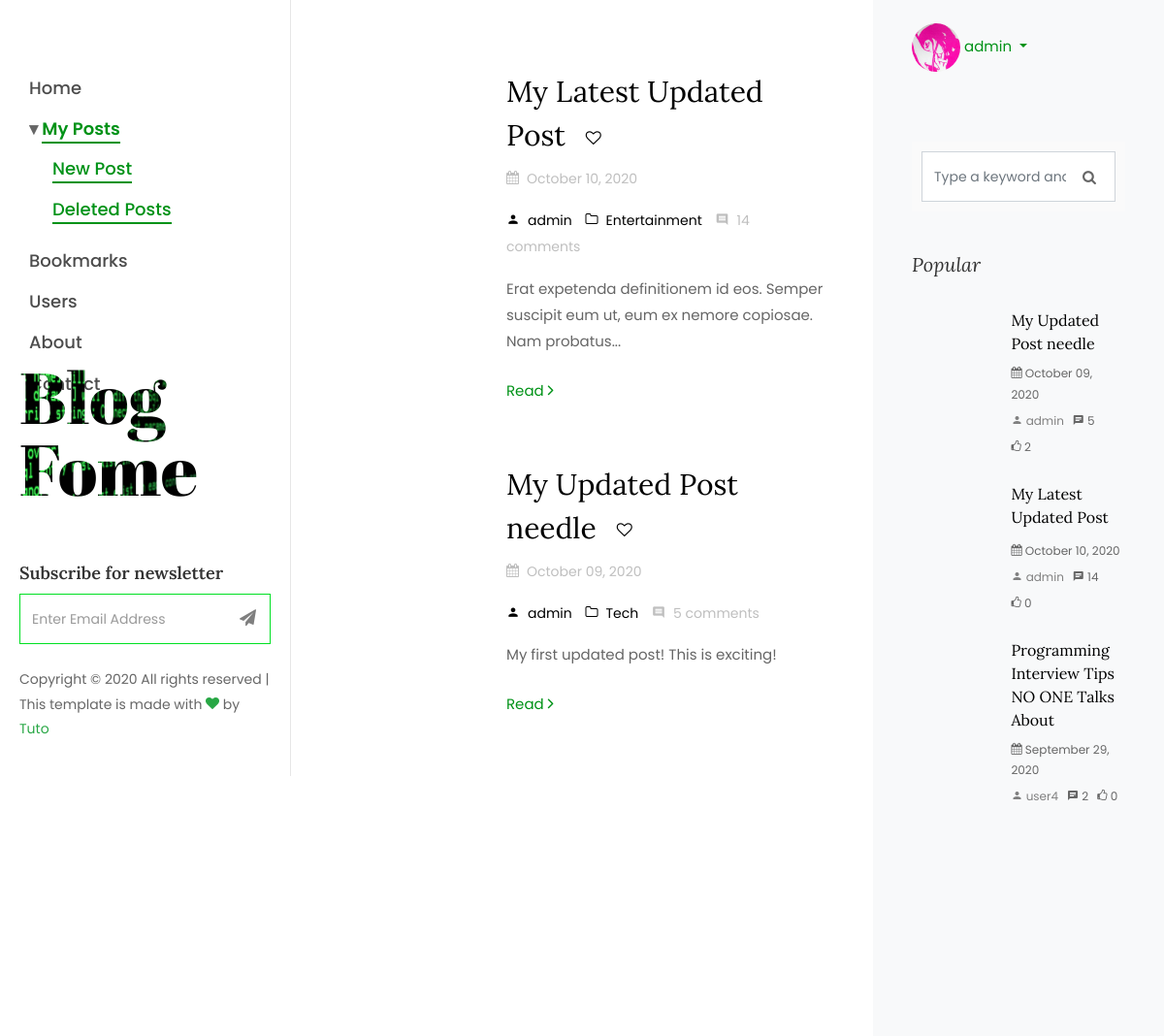
Before: /posts/ (signed in, upper part) with the older database file.
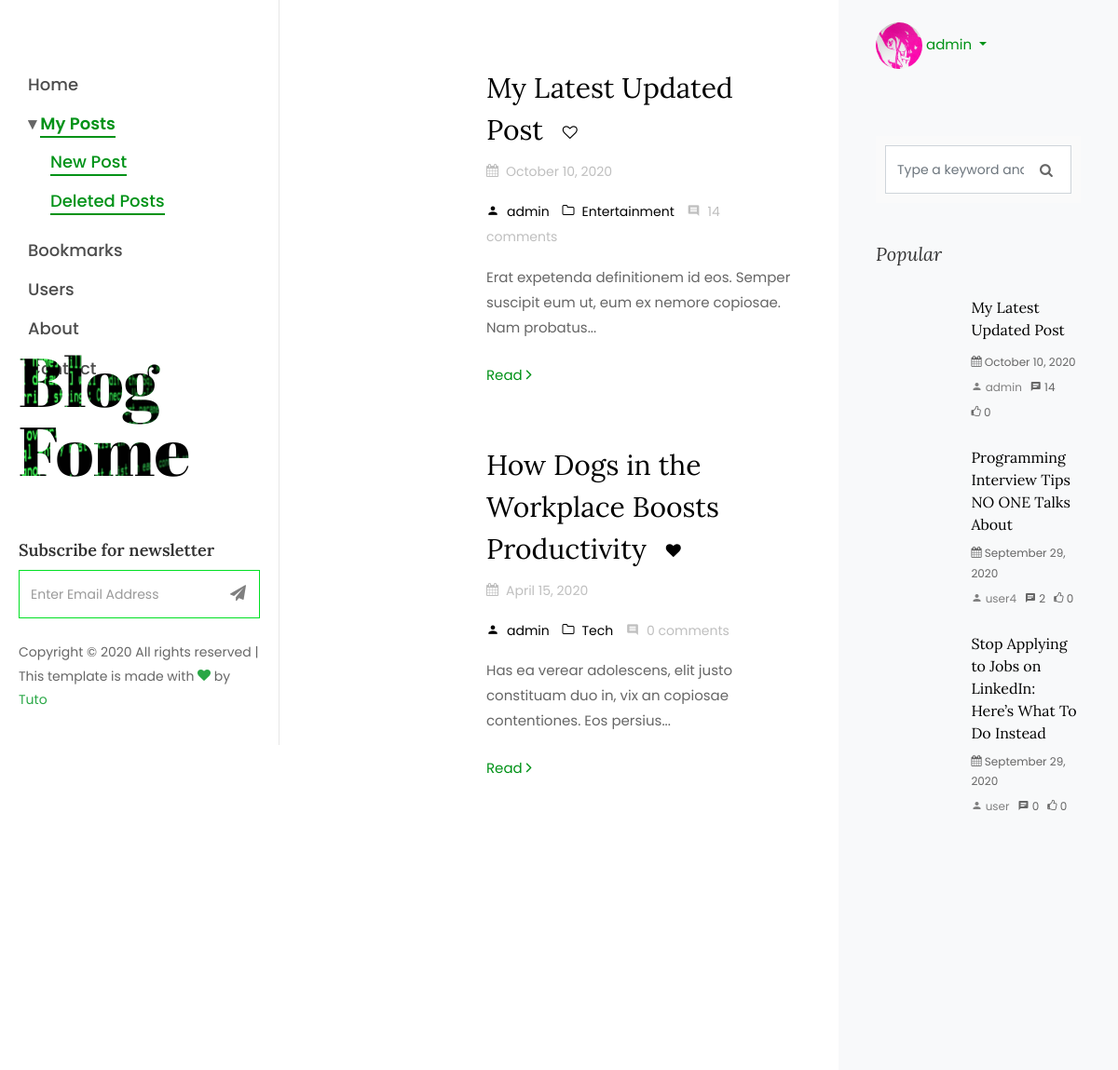
After: the same page with the newer database file.
### blog/models.py (models this page shows, shortened)
class Post(models.Model):
    author = models.ForeignKey(User, on_delete=models.CASCADE, related_name='posts')
    category = models.ForeignKey(Category, on_delete=models.SET_NULL, null=True, blank=True, related_name='posts')
    title = models.CharField(max_length=255)
    image = models.ImageField(upload_to='blog/', default='default_post.jpg')
    content = models.TextField()
    created_at = models.DateTimeField(auto_now_add=True)
    is_active = models.BooleanField(default=True)
    tags = TaggableManager(blank=True)
    objects = models.Manager()
    active = ActivePostManager()
    def get_comments(self):
        return self.comments.count()
    def get_likes(self):
        return self.votes.filter(like=True).count()
    def bookmark(self, user):
        return self.bookmarks.filter(user=user).exists()

class Category(models.Model):
    name = models.CharField(max_length=255)
    created_at = models.DateTimeField(auto_now_add=True)
    class Meta:
        verbose_name_plural = 'categories'
        ordering = ('name', )

### users/models.py (models this page shows, shortened)
class Profile(models.Model):
    user = models.OneToOneField(User, on_delete=models.CASCADE)
    bio = models.TextField()
    image = models.ImageField(default='default.jpg', upload_to='profile_pics')
    """ def save(self, *args, **kwargs):
        super().save(*args, **kwargs)

        img = Image.open(self.image.path)
        if img.height > 300 or img.width > 300:
            output_size = (300, 300)
            img.thumbnail(output_size)
            img.save(self.image.path) """

### blog/views.py (the view)
# urls.py: path('posts/', MyPostListView.as_view(), name='posts'),
@method_decorator(login_required, name='dispatch')
class MyPostListView(BaseListView):
    def get_queryset(self):
        return self.request.user.posts.filter(is_active=True).order_by('-created_at')

### blog/models.py (called while the page is built)
    def get_queryset(self):
        return super().get_queryset().filter(is_active=True)

### blog/templatetags/custom_tags.py (called while the page is built)
@register.filter
def month_name(value):
    return calendar.month_name[value]

@register.filter
def string_trunc(content, length=100, suffix='...'):
    if len(content) > length:
        return ' '.join(content[:length+1].split(' ')[0:-1]) + suffix
    return content

### blog/templatetags/post_tags.py (called while the page is built)
@register.simple_tag
def get_post_bookmark(post, user):
    if user and post:
        return post.bookmark(user)
    return False

### blog/templatetags/sidebar_tags.py (called while the page is built)
@register.simple_tag
def get_latest_posts():
    qs = Post.active.order_by('-created_at')[:3]
    if qs.exists():
        return qs
    return []

@register.simple_tag
def get_popular_posts():
    qs = (Post.active.annotate(
                        likes=(Count('votes', filter=Q(votes__like=True)) - Count('votes', filter=Q(votes__like=False)))
                        ).order_by('-likes', '-created_at'))[:3]
    if qs.exists():
        return qs
    return []

@register.simple_tag
def get_categories_total():
    qs = Category.objects.all().annotate(
                                posts_count=(Count('posts', filter=Q(posts__is_active=True)))
                            ).order_by('name')
    if qs.exists():
        return qs
    return []

@register.simple_tag
def get_popular_tags():
    qs = Tag.objects.all().order_by('name')[:6]
    if qs.exists():
        return qs
    return []

@register.simple_tag
def get_archives():
    qs = (Post.active.annotate(month=ExtractMonth('created_at'), year=ExtractYear('created_at'),)
            .order_by('-year', '-month')
            .values('month', 'year')
            .annotate(total=Count('*'))
            .values('month', 'year', 'total'))[:6]
    if qs.exists():
        return qs
    return []

### blog/templatetags/user_tags.py (called while the page is built)
@register.simple_tag
def get_notification_count(user):
    if user:
        return user.notifications.filter(read=False).count()
    return 0

### blog/templates/blog/home.html (shortened to what this page needs)
{% extends "blog/base/base.html" %}
{% block content %}
    <section class="ftco-section ftco-no-pt ftco-no-pb">
        <div class="container">
            <div class="row d-flex">
                <div class="col-xl-8 py-5 px-md-5">
                    <div class="row pt-md-4">
                        {% for item in obj %}
                            {% if user.is_authenticated %}
                                {% get_post_bookmark item user as bookmark %}
                            {% endif %}
                            <div class="col-md-12 post">
                                <div class="blog-entry ftco-animate d-md-flex">
                                    <a href="{% url 'blog:post_detail' item.id %}" class="img img-2" style="background-image: url('{{ item.image.url }}');"></a>
                                    <div class="text text-2 pl-md-4">
                                        <h3 class="mb-2">
                                            <a href="{% url 'blog:post_detail' item.id %}">
                                                {{ item.title }}
                                            </a>
                                            {% if user.is_authenticated %}
                                                <a href="#" class="btn bookmark-btn" data-url="{% url 'blog:bookmark' item.id %}" role="button">
                                                    <i class="icon {% if bookmark %}icon-heart{% else %}icon-heart-o{% endif %}"></i>
                                                </a>
                                            {% endif %}
                                        </h3>
                                        <div class="meta-wrap">
                                            <p class="meta">
                                                <span>
                                                    <i class="icon-calendar mr-2"></i>{{ item.created_at | date:'F d, Y' }}
                                                </span>
                                            </p>
                                            <p class="meta">
                                                <span>
                                                    <a href="{% url 'blog:user_posts' item.author %}">
                                                        <i class="icon-person mr-2"></i>{{ item.author }}
                                                    </a>
                                                </span>
                                                <span>
                                                    <a href="{% url 'blog:post_by_category' item.category.name %}">
                                                        <i class="icon-folder-o mr-2"></i>{{ item.category.name }}
                                                    </a>
                                                </span>
                                                <span>
                                                    <i class="icon-comment2 mr-2"></i>{{ item.get_comments }} comment{{ item.get_comments | pluralize }}
                                                </span>
                                            </p>
                                        </div>
                                        <p class="mb-4">{{ item.content | string_trunc | safe }}</p>
                                        <p><a href="{% url 'blog:post_detail' item.id %}" class="btn-custom">Read <span class="ion-ios-arrow-forward"></span></a></p>
                                    </div>
                                </div>
                            </div>
                        {% endfor %}
                    </div>
                </div>
                {% include "blog/base/sidebar.html" %}
            </div>
        </div>
    </section>
{% endblock content %}

### blog/templates/blog/base/base.html (shortened to what this page needs)
{% load static %}
<!DOCTYPE html>
<html lang="en">
  <head>
    <link rel="stylesheet" href="{% static 'blog/css/bootstrap.min.css' %}">
    <link rel="stylesheet" href="{% static 'blog/css/main.css' %}">
    <link rel="stylesheet" href="{% static 'blog/css/animate.css' %}">
    <link rel="stylesheet" href="{% static 'blog/css/aos.css' %}">
    <link rel="stylesheet" href="{% static 'blog/css/bootstrap-datepicker.css' %}">
    <link rel="stylesheet" href="{% static 'blog/css/flaticon.css' %}">
    <link rel="stylesheet" href="{% static 'blog/css/ionicons.min.css' %}">
    <link rel="stylesheet" href="{% static 'blog/css/icomoon.css' %}">
    <link rel="stylesheet" href="{% static 'blog/css/jquery.timepicker.css' %}">
    <link rel="stylesheet" href="{% static 'blog/css/magnific-popup.css' %}">
    <link rel="stylesheet" href="{% static 'blog/css/open-iconic-bootstrap.min.css' %}">
    <link rel="stylesheet" href="{% static 'blog/css/owl.carousel.min.css' %}">
    <link rel="stylesheet" href="{% static 'blog/css/owl.theme.default.min.css' %}">
	  <link rel="stylesheet" href="{% static 'blog/css/font-awesome.min.css' %}" />
  </head>
  <body>
    <div id="colorlib-page">
        {% include "blog/base/lateral.html" %}
        <div id="colorlib-main">
            {% block content %} {% endblock %}
        </div>
    </div>
  </body>
</html>

### blog/templates/blog/base/lateral.html (shortened to what this page needs)
{% load static %}
{% if user.is_authenticated %}
    {% get_notification_count user as notifications %}
{% endif %}
{% block content %}
    <aside id="colorlib-aside" role="complementary" class="js-fullheight">
        <nav id="colorlib-main-menu" role="navigation">
            <ul>
                <li class="{% if request.path == '/' %}colorlib-active{%endif%}">
                    <a href="{% url 'blog:home' %}">Home</a>
                </li>
                {% if user.is_authenticated %}
                    <li class="nav-dropdown {% if request.path == '/posts/' %}colorlib-active{%endif%}">
                        <div class="nav-link-dropdown collapsed text-truncate" href="#submenu1" data-toggle="collapse" data-target="#submenu1">
                            <a href="{% url 'blog:posts' %}">My Posts</a></span>
                        </div>
                        <div class="collapse {% if request.path == '/posts/' or request.path == '/deleted-posts/' or request.path == '/posts/new/'%}show{%endif%}" id="submenu1" aria-expanded="false">
                            <ul class="flex-column pl-4 pt-2 nav">
                                <li class="{% if request.path == '/posts/new/' %}colorlib-active{%endif%}">
                                    <a class="pt-0" href="{% url 'blog:post_new' %}">New Post</a>
                                </li>
                                <li class="{% if request.path == '/deleted-posts/' %}colorlib-active{%endif%}">
                                    <a class="pt-0" href="{% url 'blog:posts_deleted' %}">Deleted Posts</a>
                                </li>
                            </ul>
                        </div>
                    </li>
                    <li class="{% if request.path == '/bookmarks/' %}colorlib-active{%endif%}">
                        <a href="{% url 'blog:bookmarks' %}">Bookmarks</a>
                    </li>
                    <li class="{% if request.path == '/users/' %}colorlib-active{%endif%}">
                        <a href="{% url 'blog:users' %}">Users</a>
                    </li>
                {% endif %}
                <li class="{% if request.path == '/about/' %}colorlib-active{%endif%}">
                    <a href="{% url 'blog:about' %}">About</a>
                </li>
                <li class="{% if request.path == '/contact/' %}colorlib-active{%endif%}">
                    <a href="{% url 'blog:contact' %}">Contact</a>
                </li>
            </ul>
        </nav>
        <div class="colorlib-footer">
            <h1 id="colorlib-logo" class="mb-5">
                <a href="{% url 'blog:home' %}" style="background-image: url(/static/blog/img/bg_1.jpg);">
                    Blog <span>Fome</span>
                </a>
            </h1>
            <div class="mb-4">
                <h3>Subscribe for newsletter</h3>
                <form action="#" class="colorlib-subscribe-form">
                    <div class="form-group d-flex">
                        <div class="icon"><span class="icon-paper-plane"></span></div>
                        <input type="text" class="form-control" placeholder="Enter Email Address">
                    </div>
                </form>
            </div>
            <p class="pfooter">
                Copyright &copy;
                All rights reserved | This template is made with
                <i class="icon-heart text-success" aria-hidden="true"></i> by <a href="https://colorlib.com" target="_blank"><span class="text-success">Tuto</span></a>
            </p>
        </div>
    </aside>
{% endblock %}

### blog/templates/blog/base/sidebar.html (shortened to what this page needs)
{% load static %}
{% get_popular_posts as popular_posts %}
{% get_latest_posts as latest_posts %}
{% get_categories_total as categories %}
{% get_popular_tags as tags %}
{% get_archives as archives %}
{% if user.is_authenticated %}
    {% get_notification_count user as notifications %}
{% endif %}
{% block content %}
    <div class="col-xl-4 sidebar ftco-animate bg-light pt-3">
        <div class="sidebar-box">
            {% if user.is_authenticated %}
                <ul class="nav navbar-nav ml-md--auto">
                    <li class="dropdown">
                        <a href="#" class="nav-link dropdown-toggle" id="profileDropdown" data-toggle="dropdown" aria-haspopup="true" aria-expanded="false">
                            <img src="{{ user.profile.image.url }}" class="avatar-panel" alt="Profile" />
                            {{ user }}
                        </a>
                    </li>
                </ul>
            {% else %}
                <div class="mt-4">
                    <p>
                        hellonewfriend <span class="float-right"><a href="{% url 'login' %}">login</a></span>
                    </p>
                </div>
            {% endif %}
        </div>
        <div class="sidebar-box pt-md-4">
            <form action="{% url 'blog:home' %}" method="GET" class="search-form">
                <div class="form-group">
                    <i class="icon icon-search"></i>
                    <input type="text" id="search" name="search" class="form-control" placeholder="Type a keyword and hit enter" value="{{ request.GET.search }}">
                </div>
            </form>
        </div>
        <div class="sidebar-box ftco-animate">
            <h3 class="sidebar-heading">Popular</h3>
            {% for popular in popular_posts %}
            <div class="block-21 mb-4 d-flex">
                <a class="blog-img mr-4" style="background-image: url('{{ popular.image.url }}');"></a>
                <div class="text">
                    <h3 class="heading"><a href="{% url 'blog:post_detail' popular.id %}">{{ popular.title }}</a></h3>
                    <div class="meta">
                        <div><span class="icon-calendar"></span> {{ popular.created_at | date:'F d, Y' }}</div>
                    </div>
                    <div class="meta">
                        <div>
                            <a href="{% url 'blog:user_posts' popular.author %}">
                                <span class="icon-person"></span> {{ popular.author }}
                            </a>
                        </div>
                        <div><span class="icon-chat"></span> {{ popular.get_comments }}</div>
                        <div><span class="icon-thumbs-o-up"></span> {{ popular.get_likes }}</div>
                    </div>
                </div>
            </div>
            {% endfor %}
        </div>
    </div>
{% endblock content %}

### blog/static/blog/css/icomoon.css (style rules this page uses)
[class^="icon-"], [class*=" icon-"] { font-family: 'icomoon' !important; speak: none; font-style: normal; font-weight: normal; font-variant: normal; text-transform: none; line-height: 1; -webkit-font-smoothing: antialiased; -moz-osx-font-smoothing: grayscale; }
.icon-search:before { content: "\f002"; }
.icon-heart:before { content: "\f004"; }
.icon-calendar:before { content: "\f073"; }
.icon-thumbs-o-up:before { content: "\f087"; }
.icon-heart-o:before { content: "\f08a"; }
.icon-folder-o:before { content: "\f114"; }
.icon-paper-plane:before { content: "\f1d8"; }
.icon-chat:before { content: "\e0b7"; }
.icon-comment2:before { content: "\e0b9"; }
.icon-person:before { content: "\e7fd"; }

Changed rows visible on the page:
no longer on this page (row edited): Post: title "My Updated Post needle", created_at "October 09, 2020", author "admin", category.name "Tech", get_comments "5", get_comments|pluralize "s", content "My first updated post! This is exciting!", get_likes "2"
now on this page (row unchanged): Post: title "How Dogs in the Workplace Boosts Productivity", created_at "April 15, 2020", author "admin", category.name "Tech", get_comments "0", get_comments|pluralize "s", content "Has ea verear adolescens, elit justo constituam duo in, vix an copiosae contentiones. Eos persius...", shown under "Subscribe for newsletter"
now on this page (row unchanged): Post: title "Stop Applying to Jobs on LinkedIn: Here’s What To Do Instead", created_at "September 29, 2020", author "user", get_comments "0", get_likes "0", shown under "Popular"
